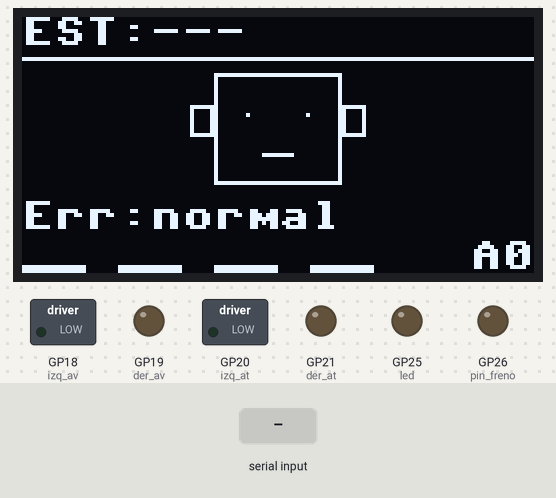
Bench run of a program on a simulated Raspberry Pi Pico running MicroPython. Parts: 128×64 one-colour display, switched loads named in the program (green lamp = pin HIGH), output pins drawn as LEDs (lit = HIGH). The test bench sets the inputs (shaded band). Library files of the repository ran but are not shown: ssd1306.py; what the program prints to the serial console is not drawn.

Above: at 0.1 s.
At 1.2 s:
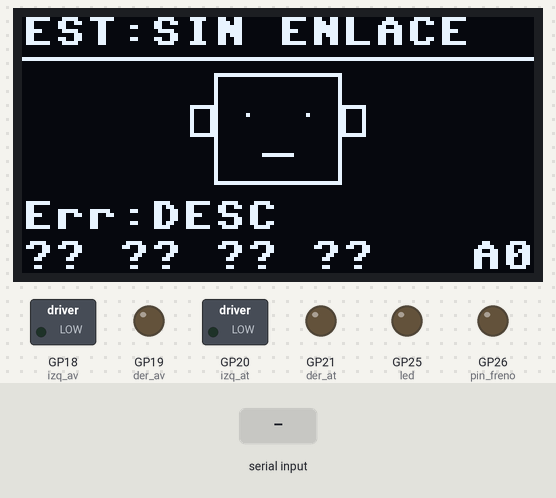
1.3 s: "SIN ENLACE\n" received over the second serial link
3.5 s: "EMERGENCIA\n" received over the second serial link
6.5 s: "oido_izq\n" received over the second serial link
Timing chart, 0 to 9.5 s (numbered marks = the images above; inputs shaded):
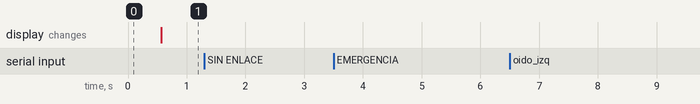

The program:

main.py
```python
from machine import Pin, I2C, UART, PWM, WDT
import ssd1306
import time

# --- CONFIGURACION GENERAL ---
try:
    led = Pin("LED", Pin.OUT)      # LED de la placa (Pico y Pico W): cambia con cada trama valida de la Pi
except Exception:
    led = Pin(25, Pin.OUT)
i2c = I2C(0, scl=Pin(1), sda=Pin(0), freq=400000)
oled = ssd1306.SSD1306_I2C(128, 64, i2c)
# El UART ya recibe por interrupcion: el hardware llena un buffer circular y el programa lo lee cuando puede. Un buffer mas grande
# aguanta que el bucle se demore (dibujar la pantalla tarda ~30 ms) sin perder bytes.
uart_pico = UART(1, baudrate=115200, tx=Pin(4), rx=Pin(5), rxbuf=1024)
# --- FRENOS ELECTROMAGNETICOS (GP26) ---
# 0 = frenos aplicados, 1 = sueltos (09-11: el modulo de frenos frena con 0). Lleva pull-down externo a GND
# para que los frenos queden aplicados mientras la Pico arranca o se reinicia. Arranca en 0: la plataforma queda frenada hasta que la Pi active la marcha.
# Se sueltan cuando llega activacion = 1 (y estado de marcha); se vuelven a aplicar recien cuando la rampa llevo avance y giro a 0.
PIN_FRENO = 26
FRENO_APLICADO = 0
FRENO_SUELTO = 1
pin_freno = Pin(PIN_FRENO, Pin.OUT, value=FRENO_APLICADO)
ESTADOS_MARCHA = ("MARCHA", "MARCHA LIMITADA", "---")   # "---": la Pi no manda estado, alcanza la activacion

# --- CONFIGURACION MOTORES: MOVIMIENTO DIFERENCIAL (puente H, dos PWM por motor) ---
# Cada motor usa dos pines: IN1 gira hacia adelante, IN2 hacia atras (nunca los dos a la vez).
# Los pines GP16 y GP17 siguen siendo los de avance de cada motor; GP18 y GP19 son los NUEVOS de retroceso (revisar el cableado).
PIN_IZQ_ADELANTE, PIN_IZQ_ATRAS = 18, 20
PIN_DER_ADELANTE, PIN_DER_ATRAS = 19, 21
INVERTIR_IZQ = True             # True si al avanzar el motor izquierdo gira al reves
INVERTIR_DER = True
FREQ_PWM = 21000
PWM_MAX = 40000                  # duty maximo (0-65535) cuando la Pi manda 100 o -100. Subirlo de a poco en las pruebas
TIEMPO_MUERTO_MS = 40            # al invertir el sentido de un motor, los dos pines quedan en 0 este tiempo antes de usar el otro
TIEMPO_RAMPA_S = 1.5             # segundos para ir de 0 a PWM_MAX (invertir el sentido a fondo tarda el doble)

izq_av = PWM(Pin(PIN_IZQ_ADELANTE)); izq_at = PWM(Pin(PIN_IZQ_ATRAS))
der_av = PWM(Pin(PIN_DER_ADELANTE)); der_at = PWM(Pin(PIN_DER_ATRAS))
for p in (izq_av, izq_at, der_av, der_at):
    p.freq(FREQ_PWM)
    p.duty_u16(0)

# La Pi manda m1 = avance (eje X, -100..100) y m2 = giro (eje Z, -100..100).
# Compensacion de ruedas desbalanceadas: multiplica el duty de cada motor. Bajar (por ejemplo 0.92) el de la rueda que anda mas rapido;
# conviene dejar la mas lenta en 1.0 para no pasar PWM_MAX. Se ajusta probando avance recto en el piso (giro 0) y corrigiendo hasta que no se desvie.
COMPENSACION_IZQ = 1.0
COMPENSACION_DER = 0.8
GANANCIA_GIRO = 0.3              # 1.0 = el giro pesa igual que el avance; menor = giros mas suaves

# La Pi manda OBJETIVOS de avance y giro (porcentaje con signo). La Pico lleva los valores ACTUALES y los acerca de a poco:
# la rampa es sobre avance y giro (no sobre cada rueda), asi la proporcion entre los dos se mantiene mientras arranca.
avance_objetivo = 0.0
giro_objetivo = 0.0
avance_actual = 0.0
giro_actual = 0.0
# Duty que sale a cada motor, con signo (-PWM_MAX..PWM_MAX): negativo = retroceso.
izq_actual = 0
der_actual = 0
estado_pi = "---"                # estado en texto que informa la Pi: INICIO, CALIBRACION, REPOSO, MARCHA o EMERGENCIA
tp9 = fp1 = fp2 = tp10 = 4         # contacto de cada electrodo que informa la Pi (1 bueno ... 4 sin contacto)
CONTACTO_OK_MAX = 2              # 1 o 2 = bien puesto ("ok"); 3 o 4 = mal puesto ("__"), igual que CONTACTO_FALLA de la Pi
activacion = 0                   # 0 = motores detenidos; 1 = la cabeza los maneja (alterna con cada gesto doble)

# Variables de Seguridad (Watchdog UART)
TIMEOUT_MS = 500
ultimo_mensaje_ms = time.ticks_ms()
ultimo_rampa_ms = time.ticks_ms()


# --- MEZCLA DIFERENCIAL ---
def mezclar(avance, giro):
    """Avance y giro en porcentaje (-100..100) -> (izquierdo, derecho) en porcentaje (-100..100).
    izquierdo = avance + giro, derecho = avance - giro. Si alguno pasa de 100, se escalan los dos para mantener la curva."""
    izq = avance + giro * GANANCIA_GIRO
    der = avance - giro * GANANCIA_GIRO
    mayor = max(abs(izq), abs(der))
    if mayor > 100:
        izq = izq * 100 / mayor
        der = der * 100 / mayor
    return izq, der


def a_duty(porcentaje):
    """Porcentaje -100..100 -> duty con signo -PWM_MAX..PWM_MAX."""
    return int(max(-100, min(100, porcentaje)) * PWM_MAX / 100)


_sentido = {}                   # por motor: ultimo sentido aplicado (1 adelante, -1 atras) y cuando estuvo activo por ultima vez
_sentido_ms = {}


def escribir_motor(nombre, pin_adelante, pin_atras, valor, invertir, ahora_ms):
    """valor con signo: positivo usa el pin de adelante, negativo el de atras, nunca los dos a la vez.
    Si el sentido se invierte, los dos pines quedan en 0 durante TIEMPO_MUERTO_MS (tiempo muerto) antes de usar el otro."""
    if invertir:
        valor = -valor
    sentido = 1 if valor > 0 else (-1 if valor < 0 else 0)
    previo = _sentido.get(nombre, 0)
    if sentido != 0 and previo != 0 and sentido != previo and time.ticks_diff(ahora_ms, _sentido_ms[nombre]) < TIEMPO_MUERTO_MS:
        pin_adelante.duty_u16(0)
        pin_atras.duty_u16(0)
        return
    if sentido > 0:
        pin_atras.duty_u16(0)
        pin_adelante.duty_u16(valor)
    elif sentido < 0:
        pin_adelante.duty_u16(0)
        pin_atras.duty_u16(-valor)
    else:
        pin_adelante.duty_u16(0)
        pin_atras.duty_u16(0)
    if sentido != 0:
        _sentido[nombre] = sentido
        _sentido_ms[nombre] = ahora_ms


def rampa(avance, giro, avance_obj, giro_obj, dt_ms):
    """Mueve (avance, giro) hacia su objetivo en linea recta y a velocidad fija: la mayor de las dos diferencias avanza
    100 % en TIEMPO_RAMPA_S (medido con el tiempo real, porque dibujar la pantalla demora el bucle). La otra avanza
    proporcionalmente, asi las dos llegan a la vez y la relacion avance/giro se mantiene durante todo el arranque."""
    d_av = avance_obj - avance
    d_gi = giro_obj - giro
    mayor = max(abs(d_av), abs(d_gi))
    if mayor == 0:
        return avance, giro
    paso = 100.0 * dt_ms / (TIEMPO_RAMPA_S * 1000)
    if paso >= mayor:
        return avance_obj, giro_obj
    f = paso / mayor
    return avance + d_av * f, giro + d_gi * f
# --- FIN MEZCLA DIFERENCIAL ---


# --- TRAMAS ---
def parsear(linea):
    """Una linea COMPLETA (sin el salto de linea) -> (tp9, fp1, fp2, tp10, avance, giro, activacion, estado) o None si no es valida.
    Formato de la Pi: "tp9,fp1,fp2,tp10,avance,giro,activacion,ESTADO". Se exigen los 8 campos y que los 7 numeros esten en su rango:
    contactos 1 a 4, avance y giro -100 a +100, activacion 0 o 1. El estado (texto) no se valida: se muestra tal cual."""
    try:
        partes = linea.decode('utf-8').strip().split(',')
        if len(partes) != 8:
            return None
        v = [int(x) for x in partes[:7]]
    except (ValueError, UnicodeError):
        return None
    if not all(1 <= c <= 4 for c in v[:4]):
        return None
    if not (-100 <= v[4] <= 100 and -100 <= v[5] <= 100) or v[6] not in (0, 1):
        return None
    estado = partes[7].strip()
    if not estado:
        return None
    return v[0], v[1], v[2], v[3], v[4], v[5], v[6], estado


def sacar_lineas(buf, nuevos):
    """Agrega los bytes recibidos al buffer y devuelve (lineas completas, resto sin terminar). Una linea a medias queda en el resto
    hasta que llegue su salto de linea: asi nunca se interpreta una trama cortada."""
    buf = buf + nuevos
    if len(buf) > 1024:                  # sin saltos de linea no hay trama: se descarta lo viejo
        buf = buf[-256:]
    lineas = buf.split(b"\n")
    return lineas[:-1], lineas[-1]
# --- FIN TRAMAS ---


# Zona de la cara que se pinta por electrodo (dibujo espejado: el oido izquierdo del usuario queda a la derecha de la pantalla)
ZONAS_CARA = {"oido_izq": (80, 22, 6, 8), "oido_der": (42, 22, 6, 8), "cabeza_izq": (64, 16, 14, 24), "cabeza_der": (50, 16, 14, 24)}
CORTO_CARA = {"oido_izq": "OI", "cabeza_izq": "FI", "cabeza_der": "FD", "oido_der": "OD"}   # texto corto: "Err:OI+FD"


def dibujar_cara_espejada(sensor_fallo):
    """sensor_fallo: tupla con los electrodos en falla (por ejemplo ("oido_izq", "cabeza_der")), o un texto ("normal", "DESC")."""
    oled.fill(0)

    # Textos
    oled.text(f"EST:{estado_pi}", 0, 0, 1)
    oled.hline(0, 10, 128, 1)

    # Contorno y ojos
    oled.rect(48, 14, 32, 28, 1)   # cara 6 px mas arriba para no pisar la linea Err (09-11)
    oled.rect(42, 22, 6, 8, 1)
    oled.rect(80, 22, 6, 8, 1)
    oled.pixel(56, 24, 1)
    oled.pixel(71, 24, 1)
    oled.hline(60, 34, 8, 1)

    # --- DIBUJO INVERTIDO (espejo) --- se marcan TODOS los electrodos con falla a la vez (09-11)
    fallas = sensor_fallo if isinstance(sensor_fallo, tuple) else ()
    for f in fallas:
        oled.fill_rect(*ZONAS_CARA[f], 1)

    texto = "+".join(CORTO_CARA[f] for f in fallas) if fallas else sensor_fallo
    oled.text(f"Err:{texto}", 0, 46, 1)
    # Calidad de cada electrodo (donde antes iban los motores), en el orden TP9 FP1 FP2 TP10:
    # "ok" = bien puesto (contacto 1 o 2), "__" = mal puesto (3 o 4), "??" = sin tramas de la Pi
    marcas = ["??" if estado_pi == "SIN ENLACE" else ("ok" if v <= CONTACTO_OK_MAX else "__") for v in (tp9, fp1, fp2, tp10)]
    oled.text(" ".join(marcas), 0, 56, 1)
    oled.text(f"A{activacion}", 112, 56, 1)

    oled.show()


# --- BUCLE PRINCIPAL ---
error_actual = "normal"
resto_uart = b""
tramas_ok = 0
tramas_mal = 0
hueco_max_ms = 0
ultima_mal = b""                  # ultima linea rechazada (para ver en Thonny que llega realmente)
ultima_ok_txt = b""               # ultima linea aceptada
LOG_TRAMAS = True                 # imprime la ultima trama buena y la ultima mala en cada informe
bytes_rx = 0                      # bytes recibidos por la UART desde el ultimo informe (validos o no)
vuelta_max_ms = 0                 # vuelta mas larga del bucle desde el ultimo informe
errores_pantalla = 0              # dibujos de la pantalla que fallaron (I2C)
ultimo_ok_ms = time.ticks_ms()
informe_ms = time.ticks_ms()
firma_dibujo = None
ultimo_dibujo_ms = 0


def refrescar_pantalla(ahora_ms, forzar=False):
    """Redibuja solo si cambio algo visible (estado, falla de sensor, activacion o motores redondeados a 5 %) y como mucho cada 150 ms:
    mandar el cuadro por I2C demora ~30 ms y retrasaria el resto del bucle."""
    global firma_dibujo, ultimo_dibujo_ms, errores_pantalla
    firma = (estado_pi, error_actual, activacion, tp9 <= CONTACTO_OK_MAX, fp1 <= CONTACTO_OK_MAX, fp2 <= CONTACTO_OK_MAX, tp10 <= CONTACTO_OK_MAX)
    if firma == firma_dibujo:
        return
    if not forzar and time.ticks_diff(ahora_ms, ultimo_dibujo_ms) < 150:
        return
    firma_dibujo = firma
    ultimo_dibujo_ms = ahora_ms
    try:
        dibujar_cara_espejada(error_actual)
    except Exception:                    # un error de I2C (ruido de los motores) no debe tirar abajo el control de los motores
        errores_pantalla += 1


# --- SEGURIDAD DEL PROGRAMA ---
# Si el programa de la Pico se cae (excepcion) o se cuelga, los pines PWM siguen sacando el ultimo valor y los motores quedan andando.
# 1) Cualquier error dentro del bucle: motores a 0, frenos aplicados, se anota y se sigue.
# 2) Watchdog de hardware: si el bucle deja de dar vueltas, la Pico se reinicia sola (al arrancar los PWM quedan en 0 y los frenos aplicados).
#    Arranca recien con la primera trama valida de la Pi, para poder detener el programa desde Thonny al encender.
#    Con el cable USB conectado (Thonny) NO se activa: asi detener el programa no reinicia la Pico ni corta Thonny.
#    En la plataforma, sin USB, queda activo. OJO: una vez activo no se puede apagar (enchufar el USB despues no lo desactiva).
USAR_WATCHDOG = True
try:
    _vbus = Pin('WL_GPIO2', Pin.IN)       # Pico W: el sensado de VBUS esta en el chip inalambrico
except Exception:
    _vbus = Pin(24, Pin.IN)               # Pico: GP24 en 1 = hay 5 V en el USB


def usb_conectado():
    try:
        return _vbus.value() == 1
    except Exception:
        return False


WATCHDOG_MS = 500
wdt = None
errores_bucle = 0


def parar_todo():
    """Motores a 0 y frenos aplicados, sin depender de nada mas (se usa ante un error)."""
    global avance_objetivo, giro_objetivo, avance_actual, giro_actual, izq_actual, der_actual, activacion
    for p in (izq_av, izq_at, der_av, der_at):
        try:
            p.duty_u16(0)
        except Exception:
            pass
    try:
        pin_freno.value(FRENO_APLICADO)
    except Exception:
        pass
    avance_objetivo = giro_objetivo = avance_actual = giro_actual = 0.0
    izq_actual = der_actual = 0
    activacion = 0


refrescar_pantalla(time.ticks_ms(), True)

try:
    while True:
        try:
            t0_vuelta = time.ticks_ms()

            # 1. Leer UART: se juntan los bytes disponibles, se separan las lineas completas y se usa la ULTIMA valida
            ultima_trama = None
            n = uart_pico.any()
            if n:
                nuevos = uart_pico.read(n)
                if nuevos:
                    bytes_rx += len(nuevos)
                    lineas, resto_uart = sacar_lineas(resto_uart, nuevos)
                    for linea in lineas:
                        t = parsear(linea)
                        if t is None:
                            tramas_mal += 1
                            ultima_mal = linea[:80]
                        else:
                            tramas_ok += 1
                            ultima_trama = t
                            ultima_ok_txt = linea[:80]

            if ultima_trama:
                tp9, fp1, fp2, tp10, avance, giro, activacion, estado_pi = ultima_trama
                if estado_pi == "EMERGENCIA":         # emergencia: los motores se cortan de golpe
                    activacion = 0
                    avance_actual = 0.0
                    giro_actual = 0.0

                # REINICIAMOS EL RELOJ DE SEGURIDAD (y medimos el hueco entre tramas validas, para detectar cortes)
                ultimo_mensaje_ms = time.ticks_ms()
                hueco = time.ticks_diff(ultimo_mensaje_ms, ultimo_ok_ms)
                if hueco > hueco_max_ms:
                    hueco_max_ms = hueco
                ultimo_ok_ms = ultimo_mensaje_ms

                # Movimiento diferencial: avance (eje X) y giro (eje Z) -> motor izquierdo y derecho, con signo.
                # Sin activacion (flag en 0) los motores quedan detenidos.
                if activacion:
                    avance_objetivo = max(-100, min(100, avance))
                    giro_objetivo = max(-100, min(100, giro))
                else:
                    avance_objetivo = 0.0
                    giro_objetivo = 0.0

                # Lógica de detección de error
                # todos los electrodos con falla a la vez (antes un error tapaba al otro)
                fallas = tuple(n for n, v in (("oido_izq", tp9), ("cabeza_izq", fp1), ("cabeza_der", fp2), ("oido_der", tp10)) if v > CONTACTO_OK_MAX)
                error_actual = fallas if fallas else "normal"

                led.toggle()

            # ==========================================
            # 2. CONTROL DE SEGURIDAD (WATCHDOG UART)
            # ==========================================
            tiempo_actual = time.ticks_ms()
            if time.ticks_diff(tiempo_actual, ultimo_mensaje_ms) > TIMEOUT_MS:
                # CORTE DE GOLPE: Forzamos objetivos y actuales a 0
                avance_objetivo = 0.0
                giro_objetivo = 0.0
                avance_actual = 0.0
                giro_actual = 0.0
                activacion = 0
                estado_pi = "SIN ENLACE"
                error_actual = "DESC"

            # ==========================================
            # 3. MOTOR DE RAMPA SUAVE
            # ==========================================
            ahora_ms = time.ticks_ms()
            dt_ms = time.ticks_diff(ahora_ms, ultimo_rampa_ms)
            ultimo_rampa_ms = ahora_ms
            avance_actual, giro_actual = rampa(avance_actual, giro_actual, avance_objetivo, giro_objetivo, dt_ms)
            izq_pct, der_pct = mezclar(avance_actual, giro_actual)
            izq_actual = a_duty(izq_pct * COMPENSACION_IZQ)
            der_actual = a_duty(der_pct * COMPENSACION_DER)

            # Frenos: se sueltan con activacion y estado de marcha; se aplican cuando no hay activacion y la rampa ya llego a 0
            # (en EMERGENCIA o sin tramas los valores actuales ya se pusieron en 0, asi que se aplican enseguida)
            if activacion and estado_pi in ESTADOS_MARCHA:
                pin_freno.value(FRENO_SUELTO)
            elif avance_actual == 0 and giro_actual == 0:
                pin_freno.value(FRENO_APLICADO)

            # Aplicamos a los pines fisicos
            escribir_motor('izq', izq_av, izq_at, izq_actual, INVERTIR_IZQ, ahora_ms)
            escribir_motor('der', der_av, der_at, der_actual, INVERTIR_DER, ahora_ms)

            # Pantalla: solo si cambio algo (despues de mover los motores, para que dibujar no los demore)
            refrescar_pantalla(ahora_ms)

            # Vuelta mas larga del bucle (lectura + motores + pantalla, sin la pausa): si se acerca a 500 ms la Pico misma provoca el SIN ENLACE
            vuelta_ms = time.ticks_diff(time.ticks_ms(), t0_vuelta)
            if vuelta_ms > vuelta_max_ms:
                vuelta_max_ms = vuelta_ms

            # Informe cada 2 s por la consola (Thonny): sirve para ver si la Pi manda tramas parejas o con cortes
            if time.ticks_diff(ahora_ms, informe_ms) > 2000:
                print("[UART] bytes:", bytes_rx, "tramas ok:", tramas_ok, "mal:", tramas_mal, "hueco max:", hueco_max_ms, "ms | vuelta max:", vuelta_max_ms,
                      "ms | estado:", estado_pi, "act:", activacion, "| err bucle:", errores_bucle, "pantalla:", errores_pantalla)
                if LOG_TRAMAS:
                    print("   ok :", ultima_ok_txt)
                    print("   mal:", ultima_mal)
                    ultima_ok_txt = b""
                    ultima_mal = b""
                vuelta_max_ms = 0
                bytes_rx = 0
                tramas_ok = 0
                tramas_mal = 0
                hueco_max_ms = 0
                informe_ms = ahora_ms

            # Pausa minúscula
            time.sleep(0.01)

            if wdt is not None:
                wdt.feed()
            elif USAR_WATCHDOG and tramas_ok > 0 and not usb_conectado():
                wdt = WDT(timeout=WATCHDOG_MS)
        except KeyboardInterrupt:
            raise
        except Exception as e:
            parar_todo()
            errores_bucle += 1
            print("[ERROR] bucle:", e, "| motores a 0 y frenos aplicados (errores:", errores_bucle, ")")
            if wdt is not None:
                wdt.feed()
            time.sleep(0.05)
finally:
    parar_todo()                         # al detener el programa (Ctrl+C en Thonny) los motores no quedan andando
```

Measured:
- after the input at 1.3 s, every drawn part: stays the same
- after the input at 3.5 s, every drawn part: stays the same
- after the input at 6.5 s, every drawn part: stays the same
